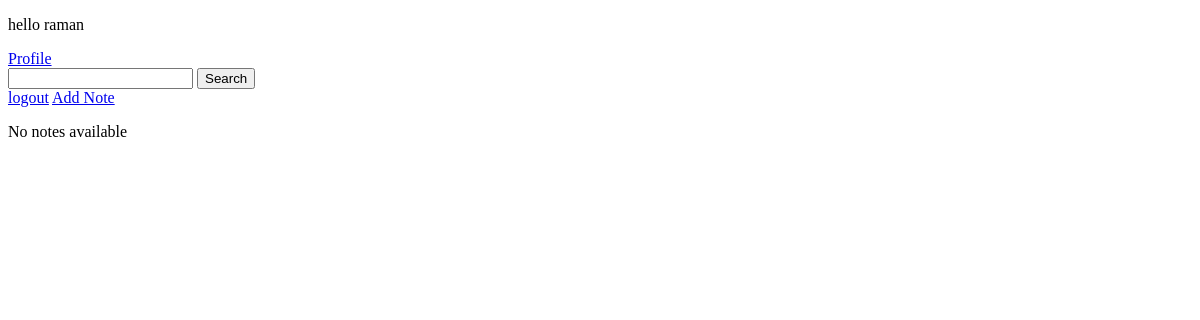
/ (signed in), run on an earlier commit of the app's database.
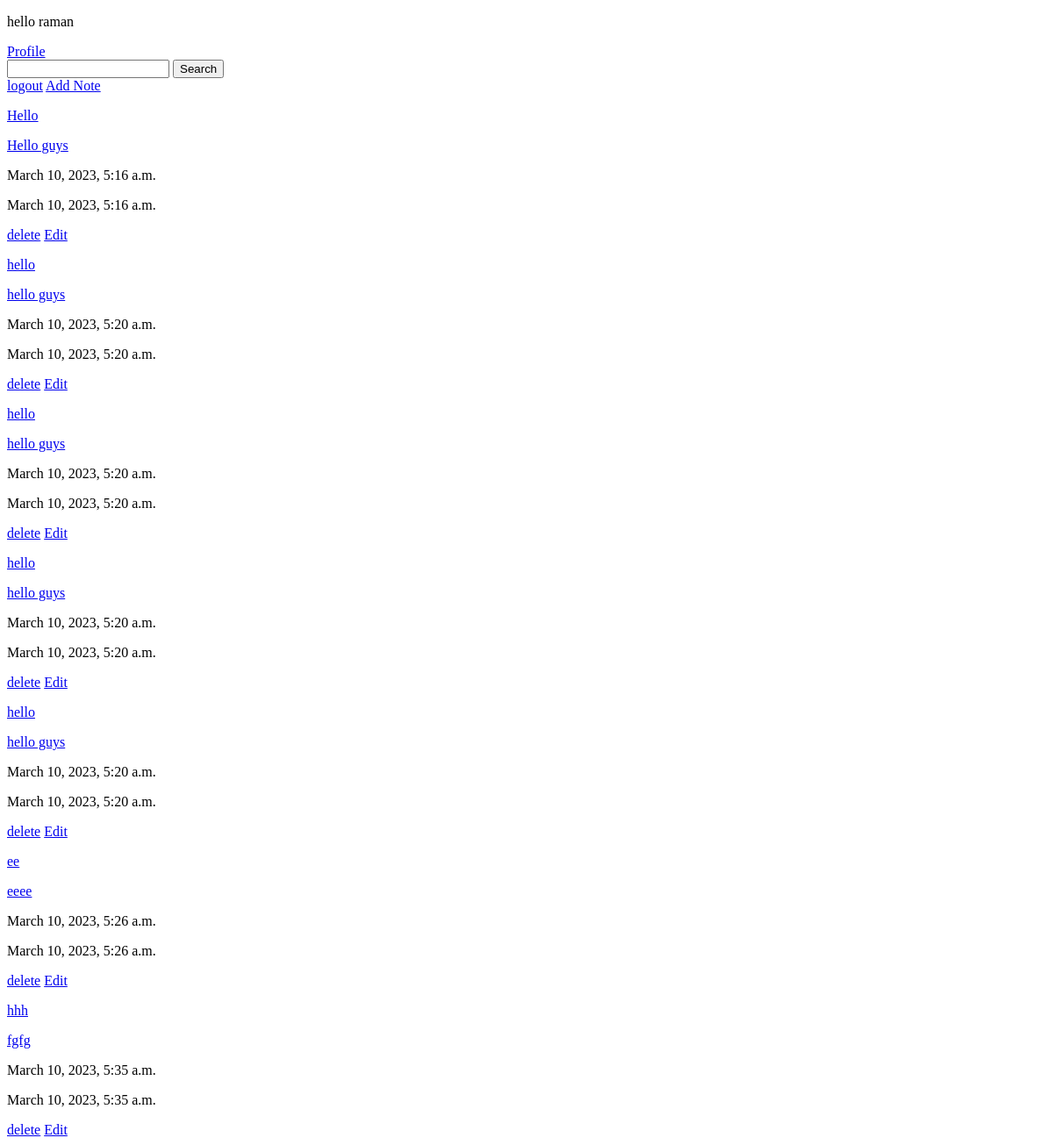
And on a later commit of the database.
### base/models.py (models this page shows, shortened)
class Notes(models.Model):
    user=models.ForeignKey(CustomUser,null=True,blank=True,on_delete=models.CASCADE)
    title=models.CharField(null=True,max_length=100)
    description=models.TextField(null=True)
    added=models.DateTimeField(auto_now_add=True)
    modified=models.DateTimeField(auto_now=True)

### base/views.py (the view)
# urls.py: path('',views.Homepage,name='home'),
@login_required(login_url='login')
def Homepage(request):
     notes=Notes.objects.filter(user_id=request.user.id)
     context={
         'notes':notes
     }
     return render(request,'home.html',context)

### templates/home.html
{% extends 'base.html' %}
 {% block content %}
 <p>hello {{request.user}}</p>
<a href="{% url 'profile'%}">Profile</a>
<form action="{% url 'search' %}" method="get">
    <input type="text" name="query" id="">
    <input type="submit" value="Search">
</form>
{% if request.user.is_authenticated  %}
 <a href="{% url 'logout' %}">logout</a>
 {% endif %}
<a href="{% url 'addnotes' %}">Add Note</a>
{% for note in notes  %}
<a href="{% url 'view' note.id %}"><p>{{note.title}}</p></a>
<a href="{% url 'view' note.id %}"><p>{{note.description}}</p></a>
<p>{{note.added}}</p>
<p>{{note.modified}}</p>
<a href="{% url 'delete' note.id %}">delete</a>
<a href="{% url 'update' note.id %}">Edit</a>
{%empty%}
<p>No notes available </p>
{% endfor %}
 {% endblock content %}

What changed in the data, as far as the page shows it:
added Notes: title "Hello", description "Hello guys", added "March 10, 2023, 5:16 a.m.", modified "March 10, 2023, 5:16 a.m."
added Notes: title "hello", description "hello guys", added "March 10, 2023, 5:20 a.m.", modified "March 10, 2023, 5:20 a.m."
added Notes: title "hello", description "hello guys", added "March 10, 2023, 5:20 a.m.", modified "March 10, 2023, 5:20 a.m."
added Notes: title "hello", description "hello guys", added "March 10, 2023, 5:20 a.m.", modified "March 10, 2023, 5:20 a.m."
added Notes: title "hello", description "hello guys", added "March 10, 2023, 5:20 a.m.", modified "March 10, 2023, 5:20 a.m."
added Notes: title "ee", description "eeee", added "March 10, 2023, 5:26 a.m.", modified "March 10, 2023, 5:26 a.m."
added Notes: title "hhh", description "fgfg", added "March 10, 2023, 5:35 a.m.", modified "March 10, 2023, 5:35 a.m."
Also different on the page:
text no longer shown: "No notes available"
